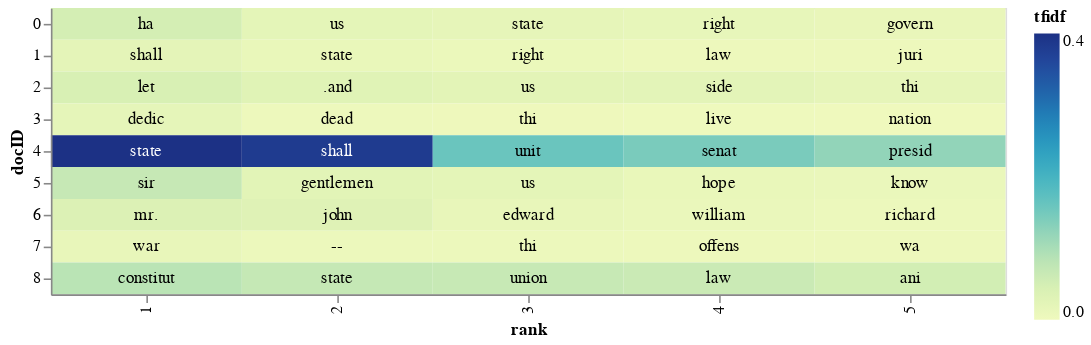

Notebook code for this chart:
### Code cell
# Import altair for graphing the n highest terms in a heatmap

import altair as alt

# adding a little randomness to break ties in term ranking
top_tfidf_rand = top_n_terms.copy()
top_tfidf_rand['tfidf'] = top_tfidf_rand['tfidf_norm'] + np.random.rand(top_n_terms.shape[0])*0.0001

base = alt.Chart(top_tfidf_rand).encode(
    x = 'rank:O',
    y = 'docID:N'
).transform_window(
    rank = "rank()",
    sort = [alt.SortField("tfidf", order="descending")],
    groupby = ["docID"],
)

# heatmap specification
heatmap = base.mark_rect().encode(
    color = 'tfidf:Q'
)

# text labels, white for darker heatmap colors
text = base.mark_text(baseline='middle').encode(
    text = 'term:N',
    color = alt.condition(alt.datum.tfidf >= 0.23, alt.value('white'), alt.value('black'))
)

# display the three superimposed visualizations
(heatmap + text).properties(width = 600)

### Figure 1 — Vega-Lite specification as saved in the notebook (floating-point values rounded to 4 significant figures)
{"config": {"view": {"continuousWidth": 400, "continuousHeight": 300}}, "layer": [{"mark": "rect", "encoding": {"color": {"field": "tfidf", "type": "quantitative"}, "x": {"field": "rank", "type": "ordinal"}, "y": {"field": "docID", "type": "nominal"}}, "transform": [{"window": [{"op": "rank", "field": "", "as": "rank"}], "groupby": ["docID"], "sort": [{"field": "tfidf", "order": "descending"}]}]}, {"mark": {"type": "text", "baseline": "middle"}, "encoding": {"color": {"condition": {"value": "white", "test": "(datum.tfidf >= 0.23)"}, "value": "black"}, "text": {"field": "term", "type": "nominal"}, "x": {"field": "rank", "type": "ordinal"}, "y": {"field": "docID", "type": "nominal"}}, "transform": [{"window": [{"op": "rank", "field": "", "as": "rank"}], "groupby": ["docID"], "sort": [{"field": "tfidf", "order": "descending"}]}]}], "data": {"name": "data-2a595d49f3758da33d1cbabe33648f82"}, "width": 600, "$schema": "https://vega.github.io/schema/vega-lite/v4.17.0.json", "datasets": {"data-2a595d49f3758da33d1cbabe33648f82": [{"docID": 0, "term": "ha", "term_frequency": 20, "document_frequency": 5.0, "idf": 1.511, "tfidf": 0.06628, "tfidf_norm": 0.06623}, {"docID": 0, "term": "us", "term_frequency": 11, "document_frequency": 5.0, "idf": 1.511, "tfidf": 0.03646, "tfidf_norm": 0.03643}, {"docID": 0, "term": "state", "term_frequency": 10, "document_frequency": 5.0, "idf": 1.511, "tfidf": 0.03318, "tfidf_norm": 0.03311}, {"docID": 0, "term": "right", "term_frequency": 10, "document_frequency": 6.0, "idf": 1.357, "tfidf": 0.02979, "tfidf_norm": 0.02974}, {"docID": 0, "term": "govern", "term_frequency": 10, "document_frequency": 7.0, "idf": 1.223, "tfidf": 0.02684, "tfidf_norm": 0.02681}, {"docID": 1, "term": "shall", "term_frequency": 17, "document_frequency": 9.0, "idf": 1.0, "tfidf": 0.0373, "tfidf_norm": 0.03726}, {"docID": 1, "term": "state", "term_frequency": 8, "document_frequency": 5.0, "idf": 1.511, "tfidf": 0.02658, "tfidf_norm": 0.02649}, {"docID": 1, "term": "right", "term_frequency": 7, "document_frequency": 6.0, "idf": 1.357, "tfidf": 0.02089, "tfidf_norm": 0.02081}, {"docID": 1, "term": "law", "term_frequency": 6, "document_frequency": 6.0, "idf": 1.357, "tfidf": 0.0179, "tfidf_norm": 0.01784}, {"docID": 1, "term": "juri", "term_frequency": 4, "document_frequency": 3.0, "idf": 1.916, "tfidf": 0.0168, "tfidf_norm": 0.0168}, {"docID": 2, "term": "let", "term_frequency": 16, "document_frequency": 4.0, "idf": 1.693, "tfidf": 0.05941, "tfidf_norm": 0.05938}, {"docID": 2, "term": ".and", "term_frequency": 8, "document_frequency": 1.0, "idf": 2.609, "tfidf": 0.04578, "tfidf_norm": 0.04575}, {"docID": 2, "term": "us", "term_frequency": 12, "document_frequency": 5.0, "idf": 1.511, "tfidf": 0.03974, "tfidf_norm": 0.03974}, {"docID": 2, "term": "side", "term_frequency": 8, "document_frequency": 2.0, "idf": 2.204, "tfidf": 0.03868, "tfidf_norm": 0.03864}, {"docID": 2, "term": "thi", "term_frequency": 12, "document_frequency": 7.0, "idf": 1.223, "tfidf": 0.03221, "tfidf_norm": 0.03217}, {"docID": 3, "term": "dedic", "term_frequency": 6, "document_frequency": 1.0, "idf": 2.609, "tfidf": 0.03432, "tfidf_norm": 0.03432}, {"docID": 3, "term": "dead", "term_frequency": 3, "document_frequency": 1.0, "idf": 2.609, "tfidf": 0.01719, "tfidf_norm": 0.01716}, {"docID": 3, "term": "thi", "term_frequency": 6, "document_frequency": 7.0, "idf": 1.223, "tfidf": 0.01612, "tfidf_norm": 0.01609}, {"docID": 3, "term": "live", "term_frequency": 4, "document_frequency": 4.0, "idf": 1.693, "tfidf": 0.01485, "tfidf_norm": 0.01484}, {"docID": 3, "term": "nation", "term_frequency": 5, "document_frequency": 7.0, "idf": 1.223, "tfidf": 0.01342, "tfidf_norm": 0.0134}, {"docID": 4, "term": "state", "term_frequency": 132, "document_frequency": 5.0, "idf": 1.511, "tfidf": 0.4372, "tfidf_norm": 0.4371}, {"docID": 4, "term": "shall", "term_frequency": 191, "document_frequency": 9.0, "idf": 1.0, "tfidf": 0.4187, "tfidf_norm": 0.4186}, {"docID": 4, "term": "unit", "term_frequency": 55, "document_frequency": 5.0, "idf": 1.511, "tfidf": 0.1821, "tfidf_norm": 0.1821}, {"docID": 4, "term": "senat", "term_frequency": 29, "document_frequency": 1.0, "idf": 2.609, "tfidf": 0.1659, "tfidf_norm": 0.1659}, {"docID": 4, "term": "presid", "term_frequency": 34, "document_frequency": 3.0, "idf": 1.916, "tfidf": 0.1428, "tfidf_norm": 0.1428}, {"docID": 5, "term": "sir", "term_frequency": 15, "document_frequency": 1.0, "idf": 2.609, "tfidf": 0.08584, "tfidf_norm": 0.08579}, {"docID": 5, "term": "gentlemen", "term_frequency": 7, "document_frequency": 1.0, "idf": 2.609, "tfidf": 0.0401, "tfidf_norm": 0.04003}, {"docID": 5, "term": "us", "term_frequency": 11, "document_frequency": 5.0, "idf": 1.511, "tfidf": 0.03643, "tfidf_norm": 0.03643}, {"docID": 5, "term": "hope", "term_frequency": 7, "document_frequency": 4.0, "idf": 1.693, "tfidf": 0.02602, "tfidf_norm": 0.02598}, {"docID": 5, "term": "know", "term_frequency": 5, "document_frequency": 2.0, "idf": 2.204, "tfidf": 0.02425, "tfidf_norm": 0.02415}, {"docID": 6, "term": "mr.", "term_frequency": 11, "document_frequency": 2.0, "idf": 2.204, "tfidf": 0.0532, "tfidf_norm": 0.05314}, {"docID": 6, "term": "john", "term_frequency": 10, "document_frequency": 2.0, "idf": 2.204, "tfidf": 0.04833, "tfidf_norm": 0.04831}, {"docID": 6, "term": "edward", "term_frequency": 5, "document_frequency": 1.0, "idf": 2.609, "tfidf": 0.02865, "tfidf_norm": 0.0286}, {"docID": 6, "term": "william", "term_frequency": 5, "document_frequency": 2.0, "idf": 2.204, "tfidf": 0.0242, "tfidf_norm": 0.02415}, {"docID": 6, "term": "richard", "term_frequency": 4, "document_frequency": 2.0, "idf": 2.204, "tfidf": 0.01938, "tfidf_norm": 0.01932}, {"docID": 7, "term": "war", "term_frequency": 12, "document_frequency": 8.0, "idf": 1.105, "tfidf": 0.02912, "tfidf_norm": 0.02907}, {"docID": 7, "term": "--", "term_frequency": 6, "document_frequency": 5.0, "idf": 1.511, "tfidf": 0.01988, "tfidf_norm": 0.01987}, {"docID": 7, "term": "thi", "term_frequency": 7, "document_frequency": 7.0, "idf": 1.223, "tfidf": 0.01878, "tfidf_norm": 0.01877}, {"docID": 7, "term": "offens", "term_frequency": 5, "document_frequency": 4.0, "idf": 1.693, "tfidf": 0.01861, "tfidf_norm": 0.01855}, {"docID": 7, "term": "wa", "term_frequency": 5, "document_frequency": 4.0, "idf": 1.693, "tfidf": 0.01857, "tfidf_norm": 0.01855}, {"docID": 8, "term": "constitut", "term_frequency": 34, "document_frequency": 6.0, "idf": 1.357, "tfidf": 0.1011, "tfidf_norm": 0.1011}, {"docID": 8, "term": "state", "term_frequency": 26, "document_frequency": 5.0, "idf": 1.511, "tfidf": 0.08618, "tfidf_norm": 0.0861}, {"docID": 8, "term": "union", "term_frequency": 20, "document_frequency": 3.0, "idf": 1.916, "tfidf": 0.08401, "tfidf_norm": 0.084}, {"docID": 8, "term": "law", "term_frequency": 27, "document_frequency": 6.0, "idf": 1.357, "tfidf": 0.08038, "tfidf_norm": 0.08028}, {"docID": 8, "term": "ani", "term_frequency": 28, "document_frequency": 8.0, "idf": 1.105, "tfidf": 0.06787, "tfidf_norm": 0.06784}]}}
